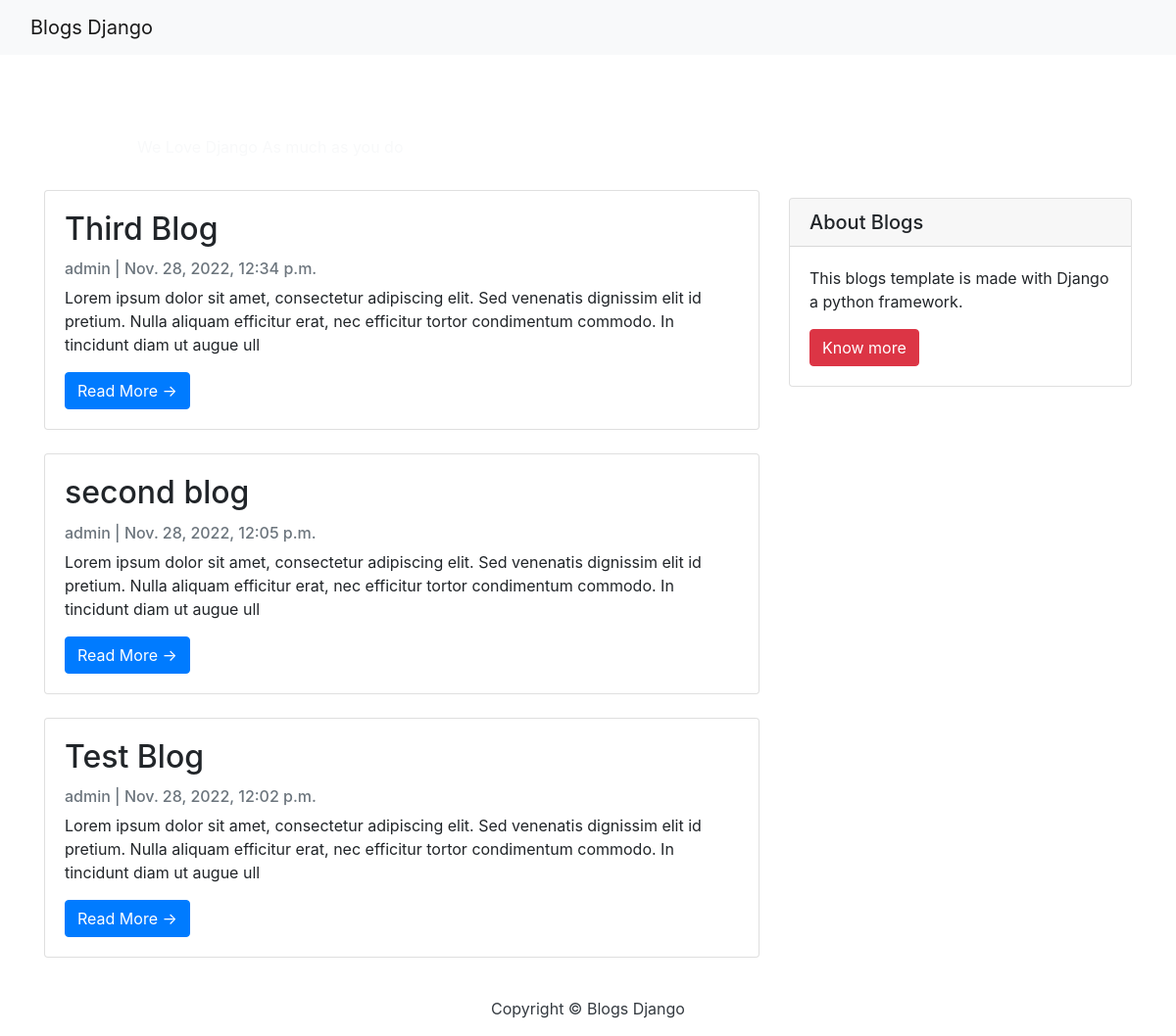
The page / on the database its author committed.
### blog/models.py (models this page shows, shortened)
class Post(models.Model):
    title = models.CharField(max_length=200, unique=True)
    slug = models.SlugField(max_length=200, unique=True)
    author = models.ForeignKey(User, on_delete=models.CASCADE, related_name='blog_posts')
    updated_on = models.DateTimeField(auto_now= True)
    content = models.TextField()
    created_on = models.DateTimeField(auto_now_add=True)
    status = models.IntegerField(choices=STATUS, default=0)
    class Meta:
        ordering = ['-created_on']

### blog/views.py (the view)
# urls.py: path('', views.PostList.as_view(), name='home'),
class PostList(generic.ListView):
    queryset = Post.objects.filter(status=1).order_by('-created_on')
    template_name = 'index.html'
    paginate_by = 3

### templates/index.html (shortened to what this page needs)
{% extends "base.html" %}
{% block content %}
<header class="masthead">
    <div class="container">
        <div class="row">
            <div class=" col-md-8 col-md-10 mx-auto">
                <div class="site-heading">
                    <h3 class=" site-heading my-4 mt-3 text-white"> Welcome to my awesome Blog</h3>
                    <p class="text-light">We Love Django As much as you do &nbsp
                    </p>
                </div>
            </div>
        </div>
    </div>
</header>
<div class="container">
    <div class="row">
        <div class="col-md-8 mt-3 left">
            {% for post in post_list %}
            <div class="card mb-4">
                <div class="card-body">
                    <h2 class="card-title">{{ post.title }}</h2>
                    <p class="card-text text-muted h6">{{ post.author }} | {{ post.created_on}} </p>
                    <p class="card-text">{{post.content|safe|slice:":200" }}</p>
                    <a href="{% url 'post_detail' post.slug  %}" class="btn btn-primary">Read More &rarr;</a>
                </div>
            </div>
            {% endfor %}
        </div>
        {% block sidebar %}
        {% include 'sidebar.html' %}
        {% endblock sidebar %}
    </div>
</div>
{%endblock%}

### templates/base.html (shortened to what this page needs)
{% load static %}
<!DOCTYPE html>
<html>
    <head>
        <link rel="stylesheet" href="https://maxcdn.bootstrapcdn.com/bootstrap/4.0.0/css/bootstrap.min.css"
 />
    </head>
    <body>
        <nav class="navbar navbar-expand-lg navbar-light bg-light shadow" id="mainNav">
            <div class="container-fluid">
                <a class="navbar-brand" href="{% url 'home' %}">Blogs Django</a>
            </div>
    </nav>
    {% block content %}{% endblock content %}
    <footer class="py-3 bg-grey">
        <p class="m-0 text-dark text-center ">Copyright &copy; Blogs Django</p>
    </footer>
</body>
</html>

### templates/sidebar.html
{% block sidebar %}
    <div class="col-md-4 float-right ">
        <div class="card my-4">
            <h5 class="card-header">About Blogs</h5>
            <div class="card-body">
                <p class="card-text">This blogs template is made with Django a python framework.</p>
                <a href="#" class="btn btn-danger">Know more</a>
            </div>
        </div>
    </div>
{% endblock sidebar %}

### rows shown on the page
Post: title "Third Blog", author "admin", created_on "Nov. 28, 2022, 12:34 p.m.", content "Lorem ipsum dolor sit amet, consectetur adipiscing elit. Sed venenatis dignissim elit id pretium. Nulla aliquam efficitur erat, nec efficitur tortor condimentum commodo. In tincidunt diam ut augue ull"
Post: title "second blog", author "admin", created_on "Nov. 28, 2022, 12:05 p.m.", content "Lorem ipsum dolor sit amet, consectetur adipiscing elit. Sed venenatis dignissim elit id pretium. Nulla aliquam efficitur erat, nec efficitur tortor condimentum commodo. In tincidunt diam ut augue ull"
Post: title "Test Blog", author "admin", created_on "Nov. 28, 2022, 12:02 p.m.", content "Lorem ipsum dolor sit amet, consectetur adipiscing elit. Sed venenatis dignissim elit id pretium. Nulla aliquam efficitur erat, nec efficitur tortor condimentum commodo. In tincidunt diam ut augue ull"
